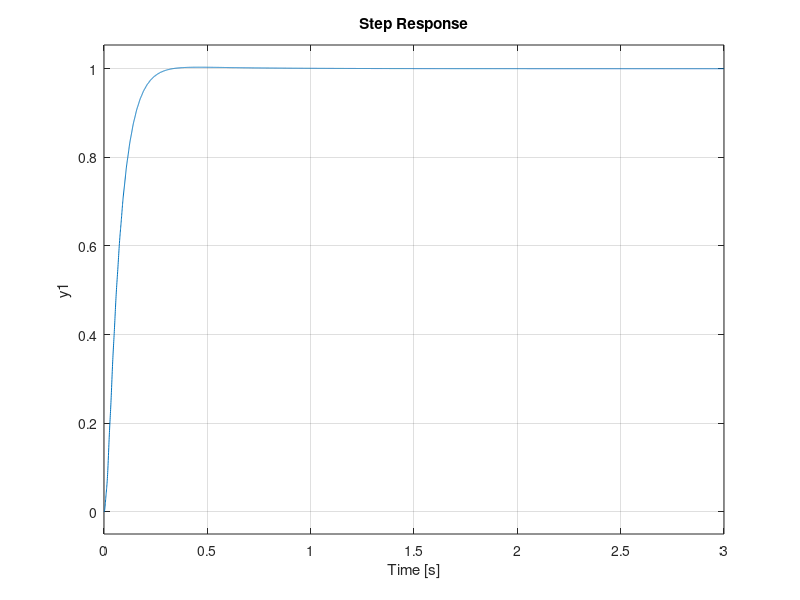

MATLAB code to generate this figure:
clear all;
close all;

J1 = 3.75e-6;
J2 = 3.75e-6;
k = 0.2656;
d = 3.125e-5;
Km = 4.4e-2;
b = 1e-5;

s = tf('s');

N = Km*(J2*s^2 + (b + d)*s + k);
DN = J1*J2*s^3 + (J1 + J2)*(d + b)*s^2 + ((J1 + J2)*k+b^2+2*b*d)*s + 2*b*k;
G = N/DN;
% bode(G);

wc = 200*pi;
a = s / wc;
% B = (a + 1)*(a^2 + -2*cos(3/5*pi)*a + 1)*(a^2 + -2*cos(4/5*pi)*a +1);
% H = 1/B;
% H = H*(1);
% H = (s+1)*(s^2+s+1);
% H = 1/H;
H = 1/(1+a);
% bode(H);

wc = 20*pi;
a = s / wc;
P = 1/(1+a);
%step(P);

Kp = 0.002784;
Ki = 0.007856;
Kd = 0;
D = Kp + Ki/s + Kd*s;
%bode(D);

Tuner = G*H;
% bode(Tuner);
K = D*G*H;
%bode(K);
K = feedback(K,1);
%bode(K);
K = P*K;
% bode(K);
step(K);